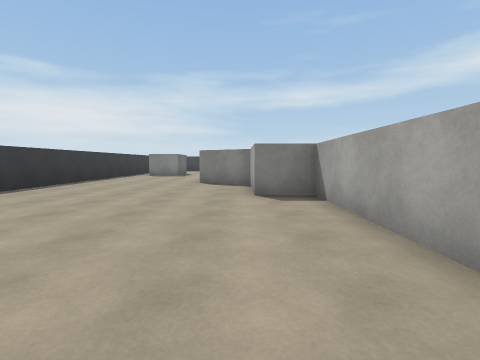
[1] (above)

17 first-person views from a walk through a scene from a Unity 3-D project. The camera is 1.3 m above the floor, tilts 4° down and sees 85° across. The floor is counted in squares, 2 m on a side. Each view is taken from the middle of a square. On the plan, view 1 faces up. The plan holds only what a view shows up to about 9 squares ahead; the rest is blank. The place goes on beyond the plan. Surface patterns are stand-ins for the level's own textures.

[2]
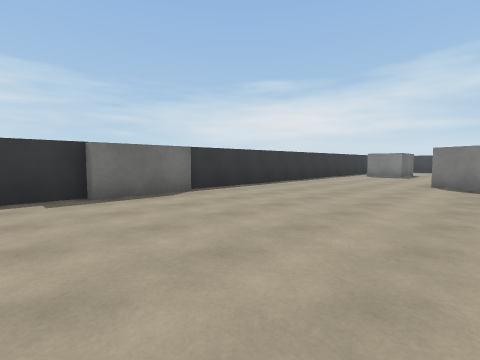

[3]
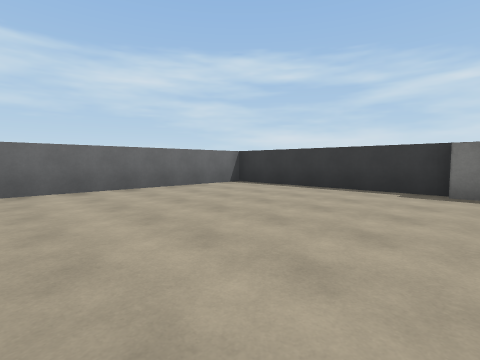

[4]
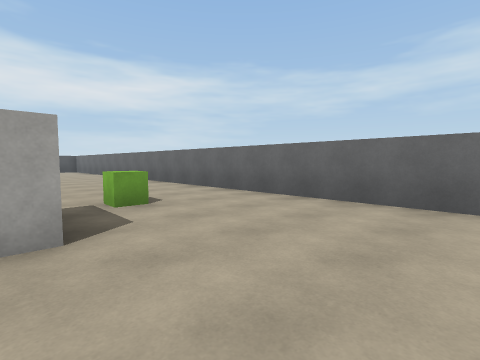

[5]
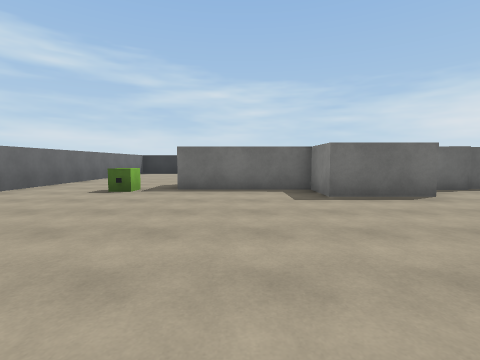

[6]
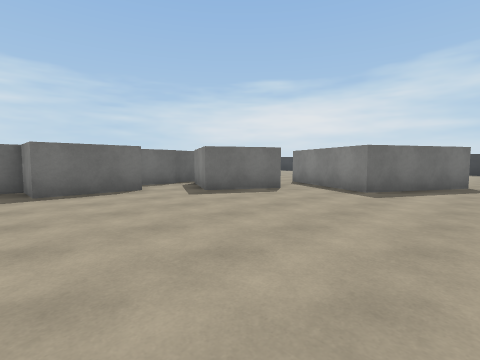

[7]
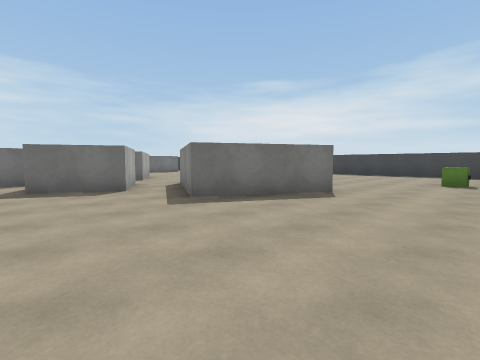

[8]
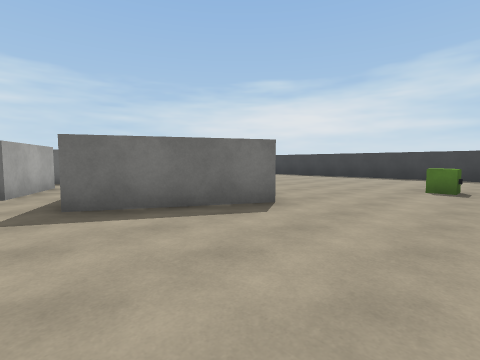

[9]
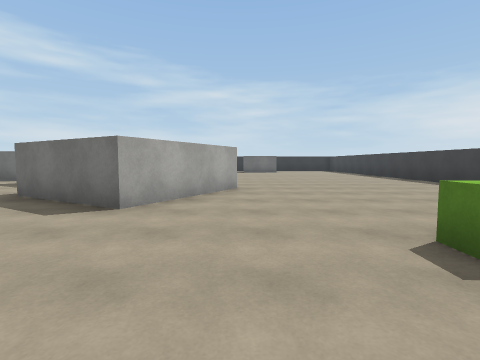

[10]
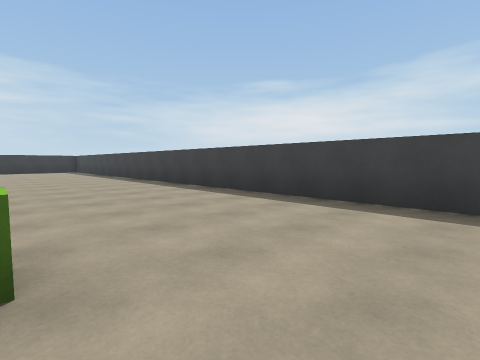

[11]
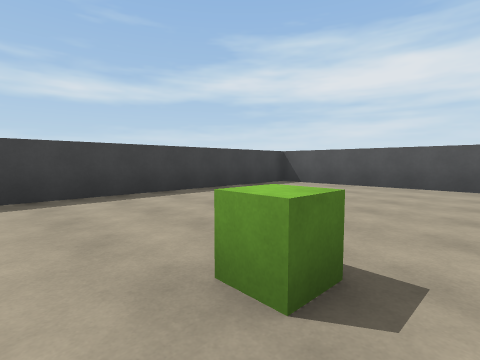

[12]
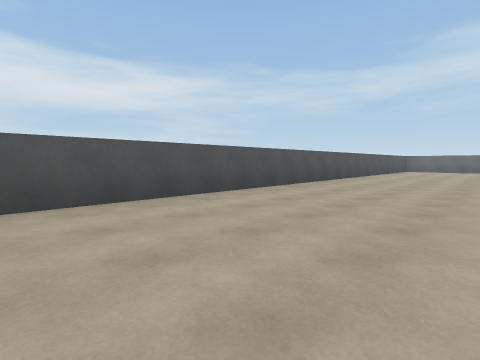

[13]
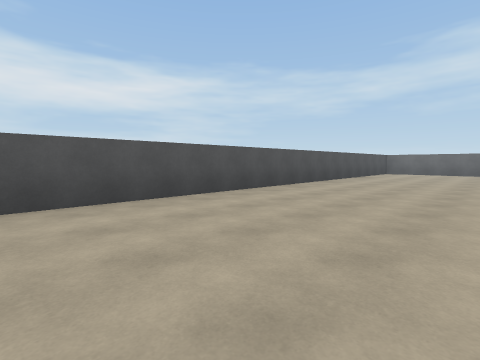

[14]
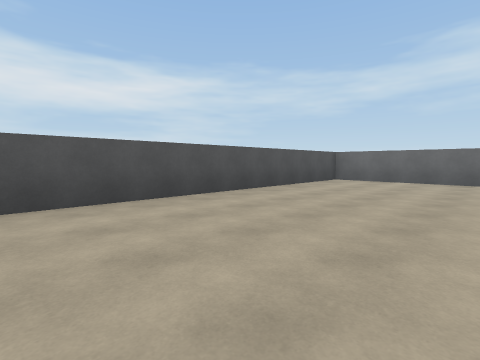

[15]
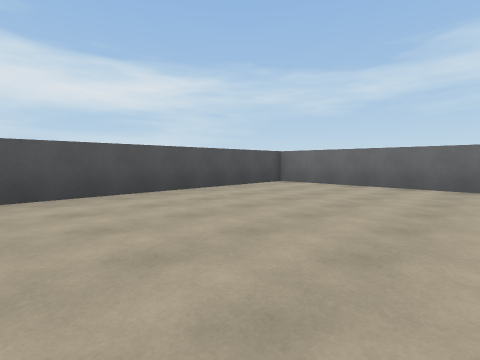

[16]
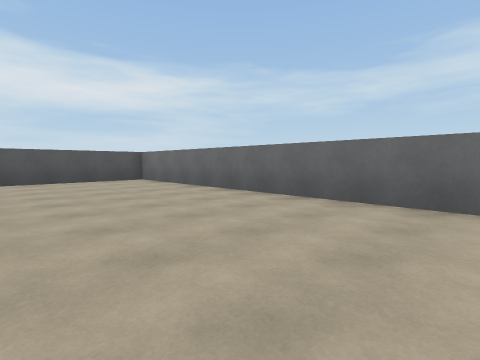

[17]
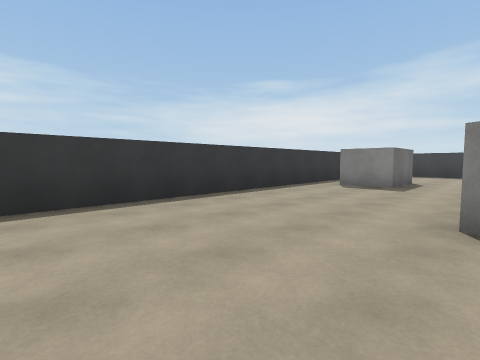

### Floor plan
Points are (right, up) in squares from view 1. A wall is a line through its corners. A room is listed if a view was taken in it or the views show most of it. See-through windows are left out.
Room 1 (views 1, 2, 3, 4, 5, 6, 7, 8, 9, 10, 11, 12, 13, 14, 15, 16, 17)
walls: (3, 6.4) (3, 5.1); (6.5, 12) (9.5, 10.4) (8, 7.7) (5.1, 9.3); (2.9, 2.5) (2.9, -0.5); (0.3, 7.3) (-1.3, 8.2); (1.4, -0.5) (1.5, 5.2); (-5.2, 1.4) (-5.2, -4.3) (17.3, -4.3) (17.3, 18.3) (3.9, 18.3); (-5.2, 13.6) (-5.2, 3.5)
objects: block (-5, 2); block (-4, 13) to (-3, 14); block (1, 5) to (1, 6); block (2, 7) to (3, 8); other object (3, -2); block (3, 3) to (4, 4); block (4, 8); other object (11, 14)

Positions as (right, up) in squares from view 1, and headings:
1: (0, 0), facing up
2: (0, 0), facing up-left
3: (1, 2), facing down-left
4: (-1, 0), facing down-right
5: (9, 1), facing left
6: (10, 2), facing up-left
7: (12, 5), facing up-left
8: (12, 7), facing up-left
9: (13, 12), facing left
10: (13, 14), facing up-left
11: (10, 13), facing up-right
12: (13, 15), facing down-right
13: (13, 11), facing down-right
14: (13, 5), facing down-right
15: (12, 3), facing down-right
16: (8, 0), facing down-right
17: (-1, 5), facing up-left
